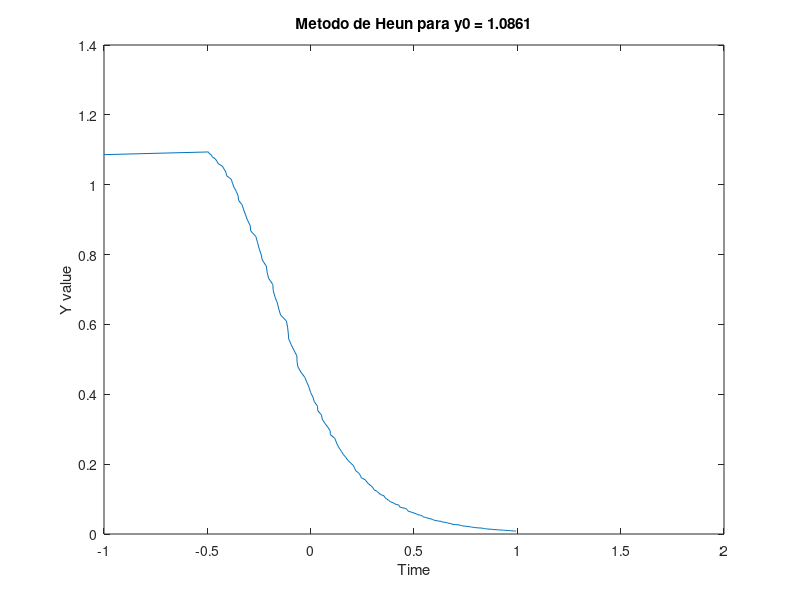

This figure's MATLAB source:
load tiempos.mat;
tmp = tiempos;
tmp(152) = -1;
tmp = sort(tmp);
f = @(t,y)(y^(2))*(1-3*t)-3*y; % Parte derecha de la EDO
t0 = tmp(1); %valor inicial del tiempo
y0 = 1.0861; %Valor incial de la variable
h = (tmp(152)-tmp(1))/152; %Tamaño de salto entre los valores de evaluacion en las iteraciones
tn = tmp(152); % hasta que punto queremos que el programa resuelva
n = 151; % calcula las iteraciones que hay que hacer para llegar a el punto a evaluar
y(1) = y0; % setea valores iniciales
for i=1:n
	p(i+1) = y(i) + h*f(tmp(i), y(i)); % metodo heun
	y(i+1) = y(i) + (h/2)*(f(tmp(i), y(i))+f(tmp(i+1),p(i+1))); % metodo heun
end

figure
plot(tmp,y)
title(['Metodo de Heun para y0 = ' num2str(y0)]) %numtostr para hacer titulo modular
xlabel('Time')
ylabel('Y value')
xlim([-1 2])
